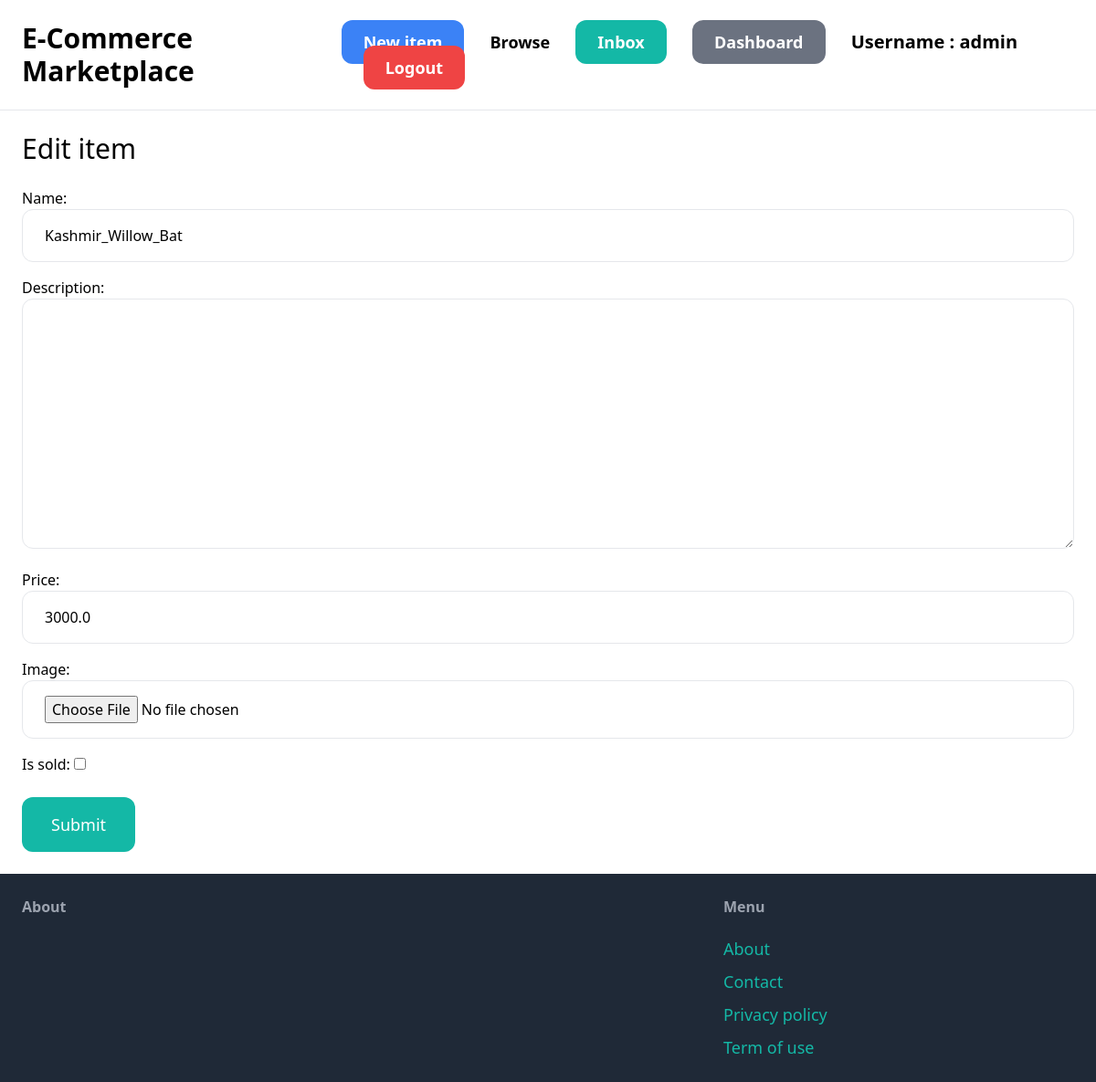
Before: /items/9/edit/ (signed in) with the older database file.
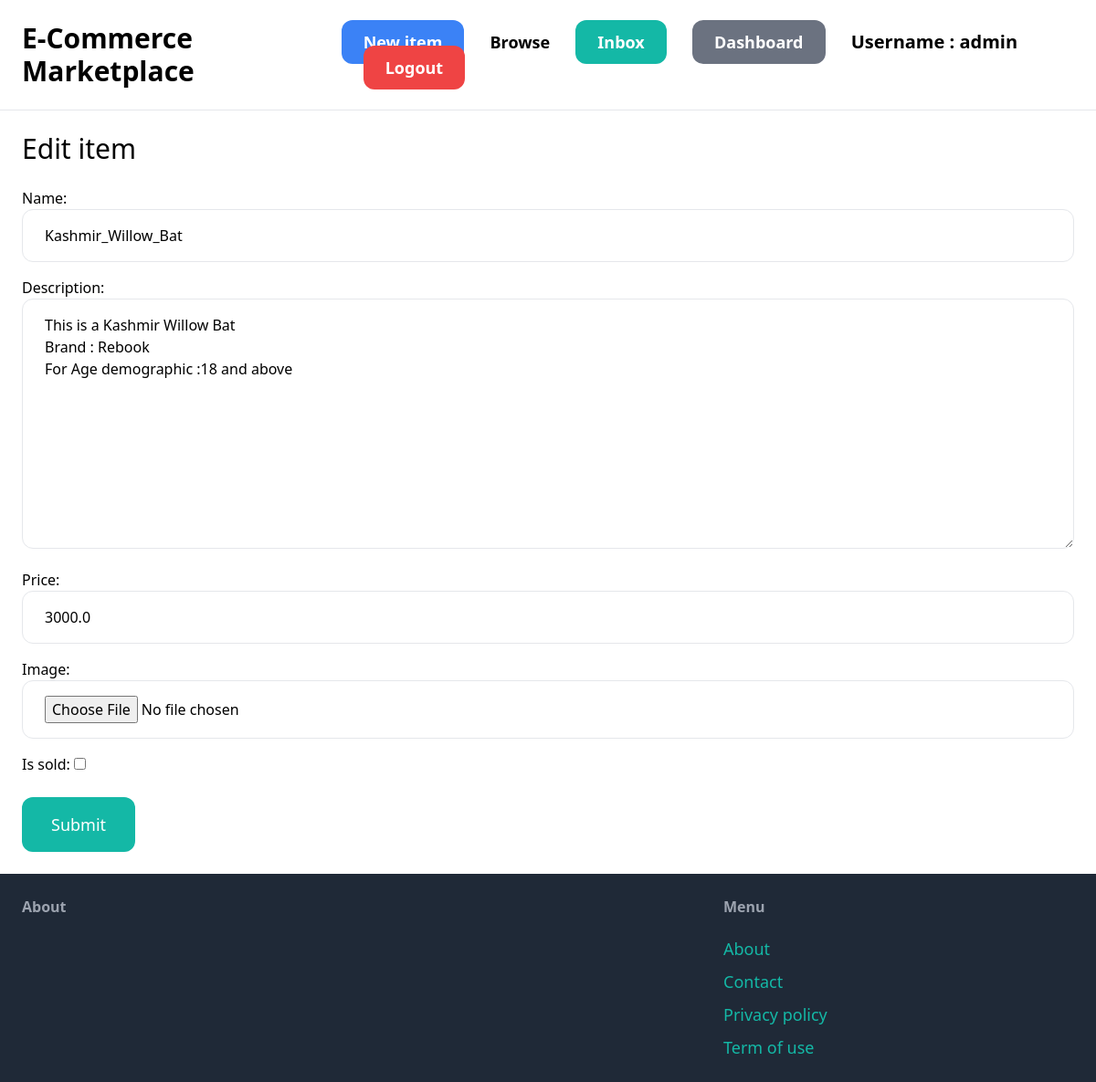
After: the same page with the newer database file.
### item/models.py (models this page shows, shortened)
class Item(models.Model):
    category = models.ForeignKey(Category, related_name='items', on_delete=models.CASCADE)
    name = models.CharField(max_length=255)
    description = models.TextField(blank=True, null=True)
    price = models.FloatField()
    is_sold = models.BooleanField(default=False)
    image = models.ImageField(upload_to='item_images', blank=True, null=True)
    created_by = models.ForeignKey(User, related_name='items', on_delete=models.CASCADE)
    created_at = models.DateTimeField(auto_now_add=True)

### item/views.py (the view)
# urls.py: path('<int:pk>/edit/', views.edit, name='edit'),
@login_required
def edit(request, pk):
    item = get_object_or_404(Item, pk=pk, created_by=request.user)
    if request.method == 'POST':
        form = EditItemForm(request.POST, request.FILES, instance=item)
        if form.is_valid():
            form.save()
            return redirect('item:detail', pk=item.id)
    else:
        form = EditItemForm(instance=item)
    return render(request, 'item/forms.html', {
        'form': form,
        'title': 'Edit item',
    })

### item/forms.py
class EditItemForm(BaseItemForm):
    class Meta(BaseItemForm.Meta):
        fields = BaseItemForm.Meta.fields + ('is_sold',)

### item/templates/item/forms.html (shortened to what this page needs)
{% extends 'core/base.html' %}
{% block content %}
<h1 class="mb-6 text-3xl">{{ title }}</h1>
<form method="post" action="." enctype="multipart/form-data">
    <div class="space-y-4">
        {{ form.as_p }}
    </div>
    <button class="mt-6 py-4 px-8 text-lg bg-teal-500 hover:bg-teal-700 rounded-xl text-white">Submit</button>
</form>
{% endblock %}

Changed rows visible on the page:
changed Item "Kashmir_Willow_Bat": description (not shown) → "This is a Kashmir Willow Bat Brand : Rebook For Age demographic :18 and above"
